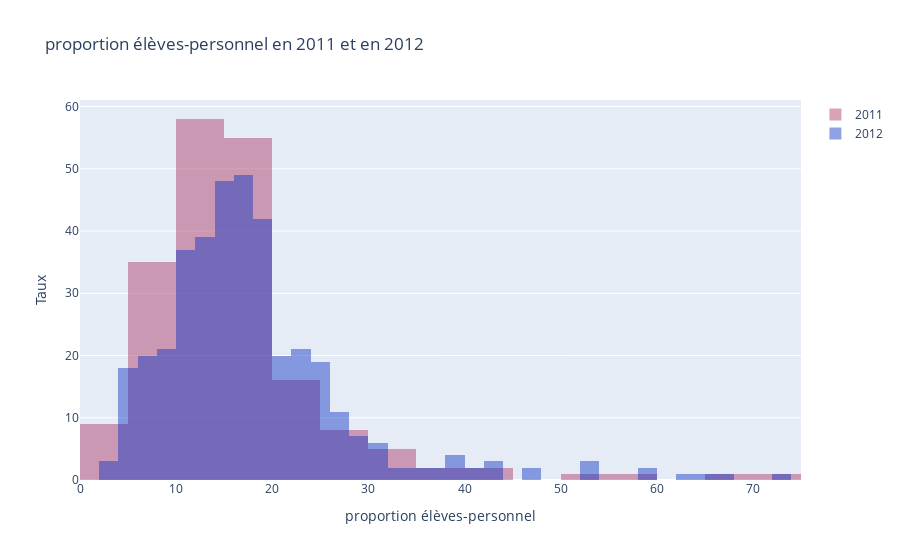

Here is the notebook cell this chart was saved with:
### Markdown cell above
<a id="7"></a> <br>
<font color='purple'>
## 7. Histogram

<font color='black'>
Exemple d'histogramme montrant la proportion élèves-personnel en 2011 et en 2012.

* trace1 : premier histogramme
    * x : axe des x
    * y : axe des y
    * opacity : opacité de l'histogramme
    * name : nom de la légende
    * marker : couleur de l'histogramme
* trace2 : second histogramme
* layout : mise en page
    * barmode = mode de l'histogramme : overlay (superposition). Autre option disponible : stack (pile)

### Code cell
# Préparation des données
x2011 = timesData.student_staff_ratio[timesData.year == 2011]
x2012 = timesData.student_staff_ratio[timesData.year == 2012]

trace1 = go.Histogram(
    x=x2011,
    opacity=0.75,
    name = "2011",
    marker=dict(color='rgba(171, 50, 96, 0.6)'))
trace2 = go.Histogram(
    x=x2012,
    opacity=0.75,
    name = "2012",
    marker=dict(color='rgba(12, 50, 196, 0.6)'))

data = [trace1, trace2]
layout = go.Layout(barmode='overlay',
                   title=' proportion élèves-personnel en 2011 et en 2012',
                   xaxis=dict(title='proportion élèves-personnel'),
                   yaxis=dict( title='Taux'),
)
fig = go.Figure(data=data, layout=layout)
iplot(fig)

### Figure 1 — Plotly figure (JSON) as saved in the notebook; plotly's stock layout.template omitted (floating-point values rounded to 4 significant figures; data arrays with more than 128 entries replaced by an {"elided": "..."} marker saying what was removed)
{"data": [{"marker": {"color": "rgba(171, 50, 96, 0.6)"}, "name": "2011", "opacity": 0.75, "type": "histogram", "x": {"elided": "200 float values"}}, {"marker": {"color": "rgba(12, 50, 196, 0.6)"}, "name": "2012", "opacity": 0.75, "type": "histogram", "x": {"elided": "402 float values"}}], "layout": {"barmode": "overlay", "title": {"text": " proportion élèves-personnel en 2011 et en 2012"}, "xaxis": {"title": {"text": "proportion élèves-personnel"}}, "yaxis": {"title": {"text": "Taux"}}}}
